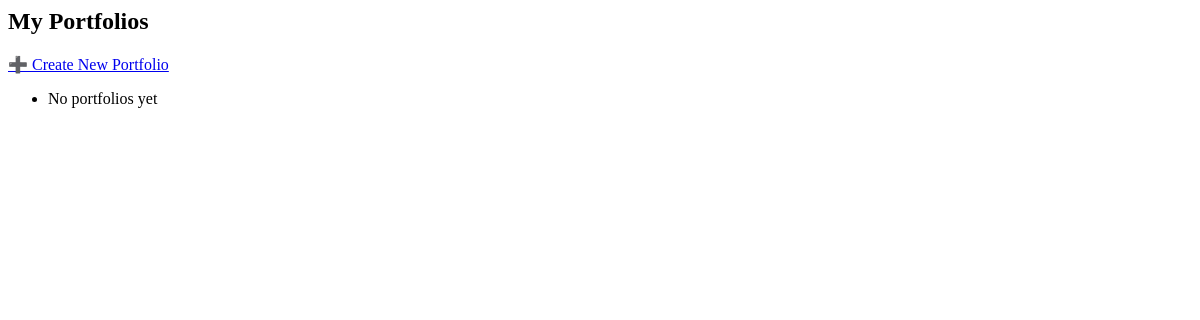
/portfolio_list/ (signed in), run on an earlier commit of the app's database.
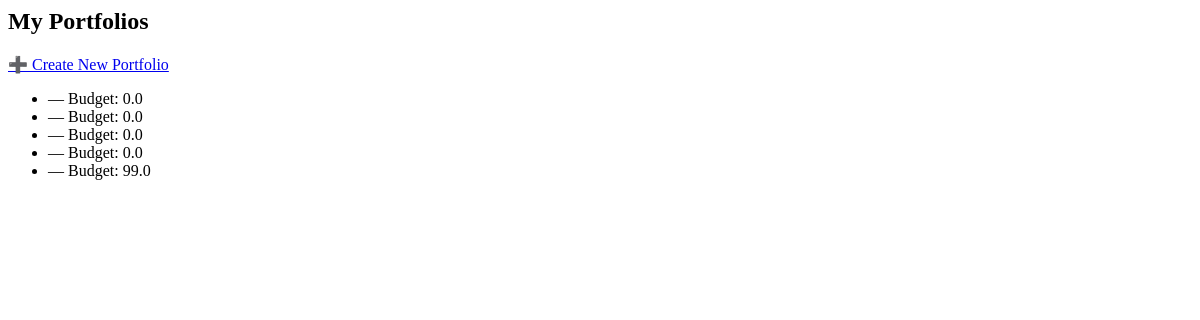
And on a later commit of the database.
### investML/models.py (models this page shows, shortened)
class   Portfolio(models.Model):
    user = models.OneToOneField(
        settings.AUTH_USER_MODEL,
        on_delete=models.CASCADE,
        related_name="portfolios"
    )
    name = models.CharField(max_length=100)
    total_budget = models.FloatField(default=0)
    risk_tolerance = models.FloatField(default=0.5)
    tickers =  models.ManyToManyField(Tickers, related_name='portfolios')
    MAX_TICKERS = 10

### investML/views.py (the view)
# urls.py: path("portfolio_list/", portfolio_list, name="portfolio_list"),
@login_required
def portfolio_list(request):
    portfolios = Portfolio.objects.filter(user=request.user)
    return render(
        request,
        "portfolio_list.html",
        {"portfolios": portfolios}
    )

### investML/templates/portfolio_list.html
<h2>My Portfolios</h2>
<a href="{% url 'create_portfolio' %}">➕ Create New Portfolio</a>
<ul>
    {% for p in portfolios %}
        <li>
            — Budget: {{ p.total_budget }}
        </li>
    {% empty %}
        <li>No portfolios yet</li>
    {% endfor %}
</ul>

What changed in the data, as far as the page shows it:
added Portfolio: total_budget "0.0"
added Portfolio: total_budget "0.0"
added Portfolio: total_budget "0.0"
added Portfolio: total_budget "0.0"
added Portfolio: total_budget "99.0"
Also different on the page:
text no longer shown: "No portfolios yet"
